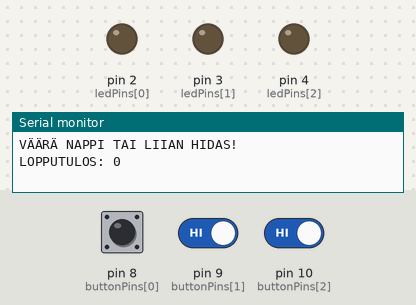
A sketch run on a simulated Arduino Uno, built with avr-gcc and run on an emulated ATmega328P. Parts: output pins drawn as LEDs (lit = HIGH), the last lines printed to the serial monitor. Dashed ring = blinking. Inputs (shaded band) come from the test bench; at power-on: pin 9 (buttonPins[1]) HIGH, pin 10 (buttonPins[2]) HIGH, pin 8 (buttonPins[0]) HIGH. Random numbers use the default seed unless the sketch sets one.

Above: at 3.2 s.
3.3 s: pin 9 (buttonPins[1]) driven LOW and pin 10 (buttonPins[2]) driven LOW
At 3.49 s:
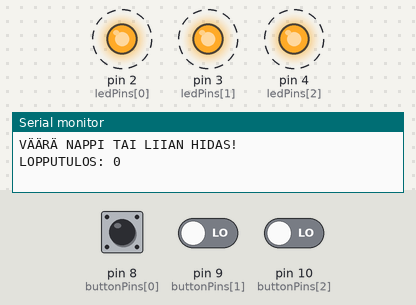
6.3 s: pin 9 (buttonPins[1]) driven HIGH and pin 10 (buttonPins[2]) driven HIGH
At 7.8 s:
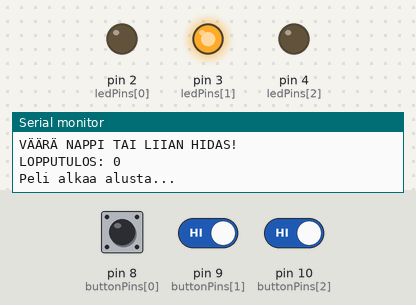
9.3 s: pin 10 (buttonPins[2]) driven LOW
12.3 s: pin 10 (buttonPins[2]) driven HIGH
15.3 s: pin 8 (buttonPins[0]) pulled LOW for 3.2 s
20.0 s: pin 8 (buttonPins[0]) pulled LOW for 1 s
At 30.4 s:
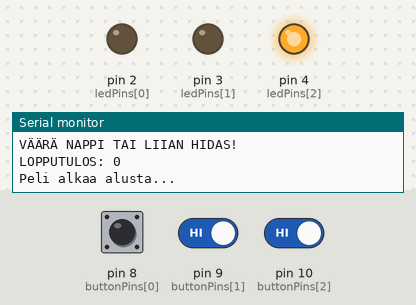
Timing chart, 0 to 51.3 s (numbered marks = the images above; inputs shaded):
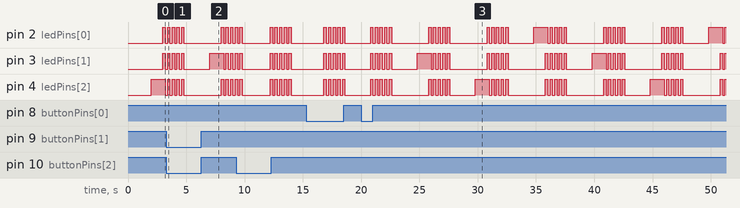

Measured:
- by itself, pin 2 (ledPins[0]), pin 3 (ledPins[1]), pin 4 (ledPins[2]): moves between LOW and HIGH, repeating every 15.0 s

The sketch:

Reactiogame_code.ino
```cpp
/*
  Reaktiopeli - 3 LEDiä ja 3 nappia
  Peli nopeutuu jokaisen onnistumisen myötä.
*/

const int ledPins[] = {2, 3, 4}; // LED-pinnit
const int buttonPins[] = {8, 9, 10}; // Nappi-pinnit
int score = 0;
float gameDelay = 1000.0; // Aloitusviive (ms)
const float speedUpFactor = 0.99; // Kuinka paljon peli nopeutuu (1% per kierros)

void setup() {
  Serial.begin(9600);

  for (int i = 0; i < 3; i++) {
    pinMode(ledPins[i], OUTPUT);
    pinMode(buttonPins[i], INPUT_PULLUP); // Käytetään sisäistä vastusta
  }

  randomSeed(analogRead(0)); // Alustetaan satunnaisluvut
  Serial.println("Peli alkaa! Paina oikeaa nappia kun valo syttyy.");
  delay(2000);
}

void loop() {
  int targetLed = random(0, 3); // Valitaan satunnainen LED (0, 1 tai 2)

  digitalWrite(ledPins[targetLed], HIGH); // Sytytetään valo

  unsigned long startTime = millis();
  bool correctPressed = false;
  bool gameOver = false;

  // Odotetaan napin painallusta viiveen ajan
  while (millis() - startTime < gameDelay) {
    for (int i = 0; i < 3; i++) {
      if (digitalRead(buttonPins[i]) == LOW) { // Nappi painettu
        if (i == targetLed) {
          correctPressed = true;
          break;
        } else {
          gameOver = true;
          break;
        }
      }
    }
    if (correctPressed || gameOver) break;
  }

  // Jos viive loppui eikä mitään painettu, peli päättyy myös
  if (!correctPressed) {
    gameOver = true;
  }

  if (gameOver) {
    handleGameOver();
  } else {
    // Onnistuminen!
    digitalWrite(ledPins[targetLed], LOW);
    score++;
    gameDelay *= speedUpFactor; // Nopeutetaan peliä
    Serial.print("Pisteet: ");
    Serial.println(score);
    delay(200); // Pieni tauko ennen seuraavaa valoa
  }
}

void handleGameOver() {
  Serial.println("VÄÄRÄ NAPPI TAI LIIAN HIDAS!");
  Serial.print("LOPPUTULOS: ");
  Serial.println(score);

  // Vilkutetaan kaikkia valoja merkiksi häviöstä
  for (int i = 0; i < 5; i++) {
    for (int j = 0; j < 3; j++) digitalWrite(ledPins[j], HIGH);
    delay(200);
    for (int j = 0; j < 3; j++) digitalWrite(ledPins[j], LOW);
    delay(200);
  }

  // Nollataan peli
  score = 0;
  gameDelay = 1000.0;
  Serial.println("Peli alkaa alusta...");
  delay(2000);
}
```
